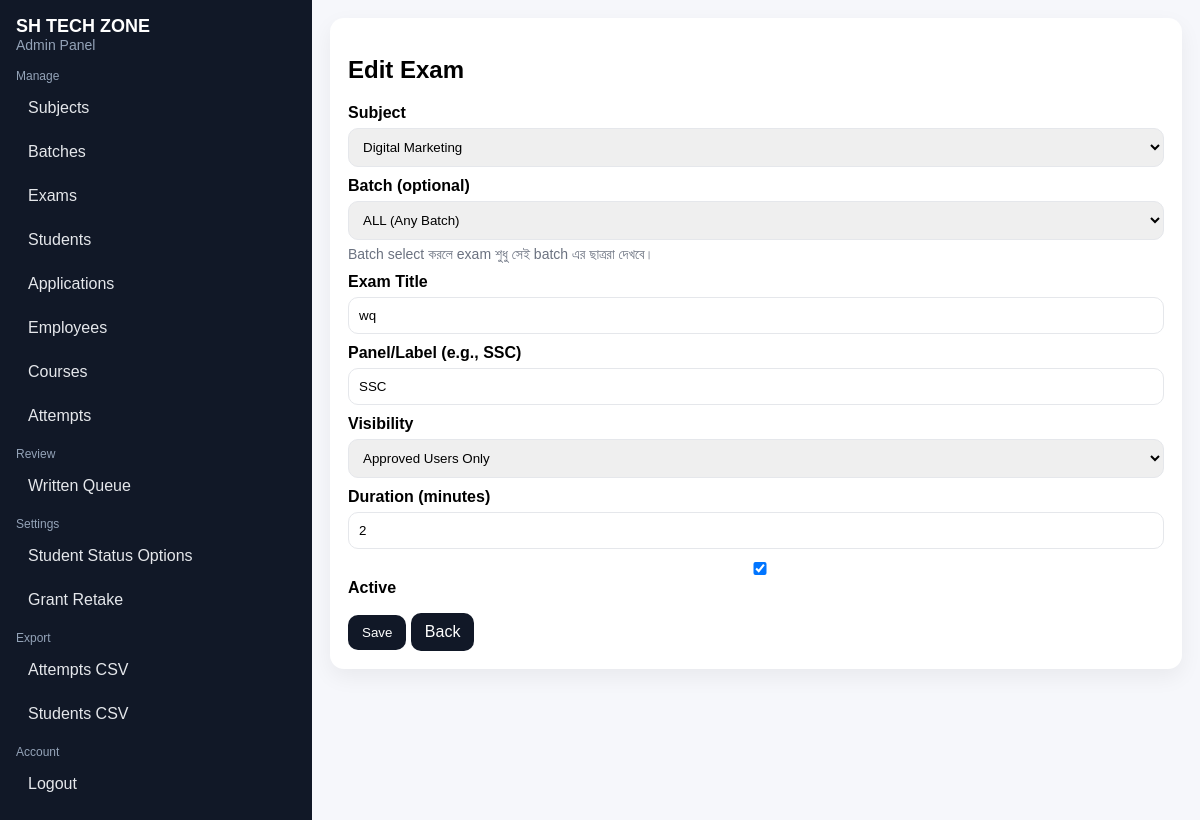
The app's page /admin/exams/2/edit (signed in) with its own data.
### tables this page shows
CREATE TABLE exams (
        id INTEGER PRIMARY KEY AUTOINCREMENT,
        subject_id INTEGER,
        batch_id INTEGER,
        title TEXT NOT NULL,
        label TEXT NOT NULL DEFAULT 'SSC',
        duration_minutes INTEGER NOT NULL DEFAULT 20,
        is_active INTEGER NOT NULL DEFAULT 1,
        visibility TEXT NOT NULL DEFAULT 'approved', -- 'registered' or 'approved'
        created_at TEXT NOT NULL,
        FOREIGN KEY (subject_id) REFERENCES subjects(id),
        FOREIGN KEY (batch_id) REFERENCES batches(id)
    );

CREATE TABLE subjects (
        id INTEGER PRIMARY KEY AUTOINCREMENT,
        name TEXT UNIQUE NOT NULL,
        is_active INTEGER NOT NULL DEFAULT 1,
        image_path TEXT,
        description TEXT,
        created_at TEXT NOT NULL
    );

### app.py (the view, shortened to what this page needs)
@app.route("/admin/exams/<int:exam_id>/edit", methods=["GET", "POST"])
@admin_required
def admin_exam_edit(exam_id):
    conn = get_db()
    exam = conn.execute("SELECT * FROM exams WHERE id=?", (exam_id,)).fetchone()
    subjects = conn.execute("SELECT * FROM subjects ORDER BY id DESC").fetchall()
    batches = conn.execute(
        """SELECT b.*, s.name AS subject_name
           FROM batches b LEFT JOIN subjects s ON s.id=b.subject_id
           ORDER BY b.id DESC"""
    ).fetchall()
    if not exam:
        conn.close()
        abort(404)
    conn.close()
    return render_template(
        "admin/exam_form.html",
        site_name=SITE_NAME,
        mode="edit",
        exam=exam,
        subjects=subjects,
        batches=batches,
    )

### app.py (called while the page is built)
def get_db():
    conn = sqlite3.connect(DB_PATH)
    conn.row_factory = sqlite3.Row
    try:
        conn.execute("PRAGMA foreign_keys = ON")
    except Exception:
        pass
    return conn

def admin_required(fn):
    @wraps(fn)
    def wrapper(*args, **kwargs):
        if not session.get("admin"):
            return redirect(url_for("admin_login"))
        return fn(*args, **kwargs)
    return wrapper

### templates/admin/exam_form.html (shortened to what this page needs)
{% extends "admin/base.html" %}
{% block content %}
  <h2>{% if mode=='add' %}Add Exam{% else %}Edit Exam{% endif %}</h2>
  <form method="post">
    <label>Subject</label>
    <select name="subject_id" id="subject_id" onchange="filterBatches()" required>
      {% for s in subjects %}
        <option value="{{ s.id }}" {% if exam and exam.subject_id==s.id %}selected{% endif %}>{{ s.name }}</option>
      {% endfor %}
    </select>
    <label>Batch (optional)</label>
    <select name="batch_id" id="batch_id">
      <option value="ALL">ALL (Any Batch)</option>
    </select>
    <div class="muted" style="margin-top:6px;">Batch select করলে exam শুধু সেই batch এর ছাত্ররা দেখবে।</div>
    <label>Exam Title</label>
    <input name="title" required value="{{ exam.title if exam else '' }}" />
    <label>Panel/Label (e.g., SSC)</label>
    <input name="label" value="{{ exam.label if exam else 'SSC' }}" />
    <label>Visibility</label>
<select name="visibility">
  {% set vis = (exam.visibility if exam and exam.visibility else 'approved') %}
  <option value="approved" {% if vis=='approved' %}selected{% endif %}>Approved Users Only</option>
</select>
<label>Duration (minutes)</label>
    <input name="duration_minutes" type="number" min="1" value="{{ exam.duration_minutes if exam else 20 }}" />
    <label>
      <input type="checkbox" name="is_active" {% if exam and exam.is_active %}checked{% elif not exam %}checked{% endif %}/>
      Active
    </label>
    <button class="btn btn2" type="submit" style="margin-top:12px;">Save</button>
    <a class="btn" href="{{ url_for('admin_exams') }}">Back</a>
  </form>
{% endblock %}

### templates/admin/base.html (style rules this page uses)
body { font-family: Arial, sans-serif; margin: 0; background: #f6f7fb; }
.muted { color:#6b7280; font-size: 14px; }
a.btn, button.btn { display:inline-block; padding: 10px 14px; border-radius: 10px; border: 0; text-decoration:none; background:#111827; color:#fff; cursor:pointer; }
.btn2 { background:#2563eb; }
textarea, input, select { width:100%; padding:10px; border-radius:10px; border:1px solid #e5e7eb; box-sizing: border-box; }
label { font-weight: 700; display:block; margin: 10px 0 6px; }

### records on screen
exams: subject_id "Digital Marketing", title "wq", label "SSC", visibility "Approved Users Only", duration_minutes "2", is_active "☑"

### other values on screen
{{ site_name }} "SH TECH ZONE"
